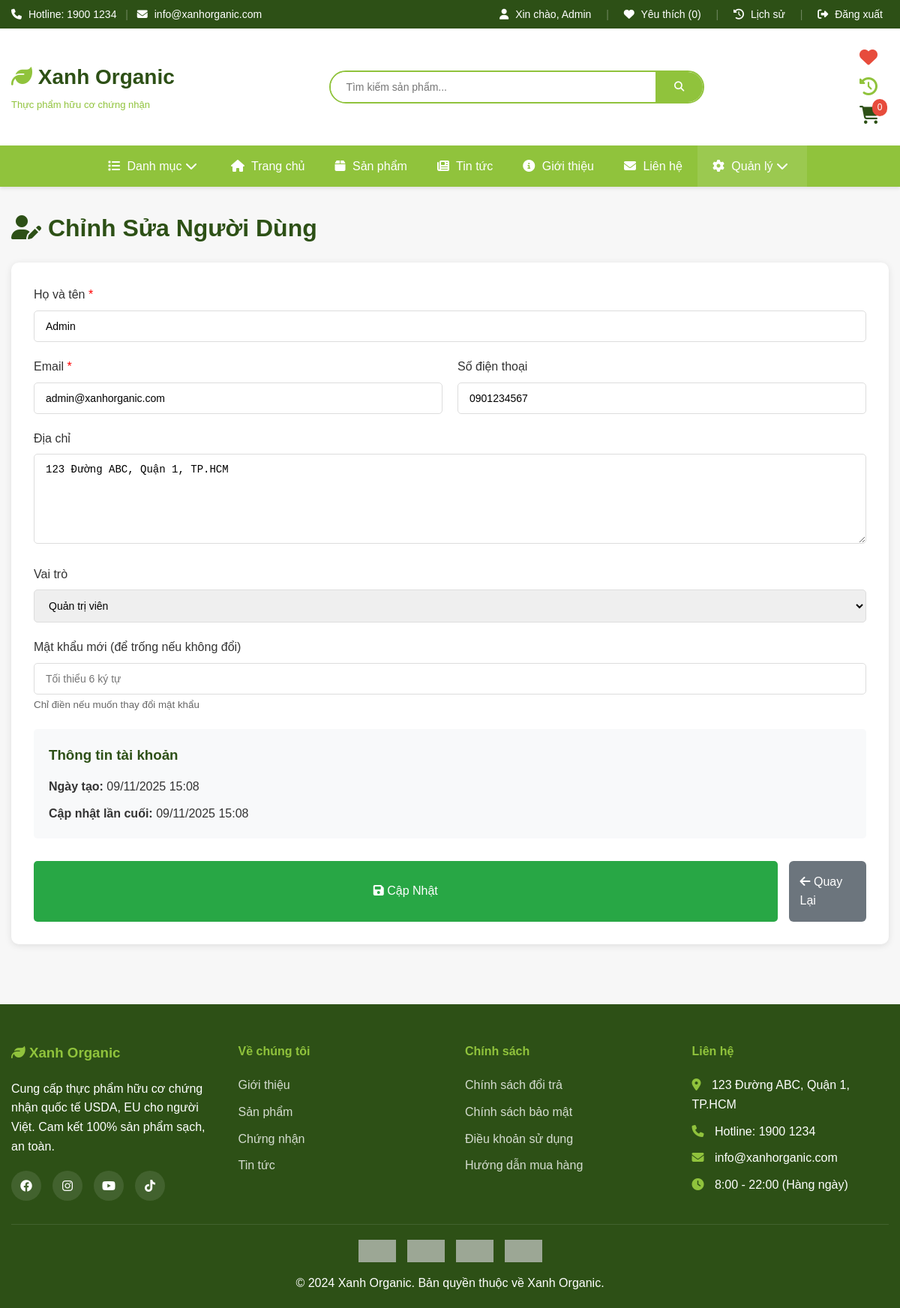
The app's page /admin/users_edit.php?id=1 (signed in) with its own data.
### tables this page shows
CREATE TABLE users (
    id INT AUTO_INCREMENT PRIMARY KEY,
    full_name VARCHAR(100) NOT NULL,
    email VARCHAR(150) NOT NULL UNIQUE,
    password VARCHAR(255) NOT NULL,
    phone VARCHAR(20),
    address TEXT,
    role ENUM('customer', 'admin') DEFAULT 'customer',
    created_at TIMESTAMP DEFAULT CURRENT_TIMESTAMP,
    updated_at TIMESTAMP DEFAULT CURRENT_TIMESTAMP ON UPDATE CURRENT_TIMESTAMP
);

### includes/functions.php (called while the page is built, shortened)
<?php
function safe_html($value) {
    return htmlspecialchars((string)$value, ENT_QUOTES, 'UTF-8');
}
?>

### admin/users_edit.php (the view, shortened to what this page needs)
<?php
require_once '../includes/config.php';
$user_id = isset($_GET['id']) ? (int)$_GET['id'] : 0;
$stmt = $conn->prepare("SELECT * FROM users WHERE id = ?");
$stmt->bind_param("i", $user_id);
$stmt->execute();
$user = $stmt->get_result()->fetch_assoc();
require_once '../includes/header.php';
?>
<div class="container">
    <h1 style="color: #2d5016; margin-bottom: 20px;">
        <i class="fas fa-user-edit"></i> Chỉnh Sửa Người Dùng
    </h1>
    <div style="background: white; padding: 30px; border-radius: 10px; box-shadow: 0 2px 10px rgba(0,0,0,0.1);">
        <form method="POST">
            <div class="form-group">
                <label for="full_name">Họ và tên <span style="color: red;">*</span></label>
                <input type="text" id="full_name" name="full_name" required value="<?php echo safe_html($user['full_name']); ?>">
            </div>
            <div style="display: grid; grid-template-columns: 1fr 1fr; gap: 20px;">
                <div class="form-group">
                    <label for="email">Email <span style="color: red;">*</span></label>
                    <input type="email" id="email" name="email" required value="<?php echo safe_html($user['email']); ?>">
                </div>
                <div class="form-group">
                    <label for="phone">Số điện thoại</label>
                    <input type="tel" id="phone" name="phone" value="<?php echo safe_html($user['phone']); ?>">
                </div>
            </div>
            <div class="form-group">
                <label for="address">Địa chỉ</label>
                <textarea id="address" name="address" rows="3"><?php echo safe_html($user['address']); ?></textarea>
            </div>
            <div class="form-group">
                <label for="role">Vai trò</label>
                <select id="role" name="role">
                    <option value="admin" <?php echo $user['role'] == 'admin' ? 'selected' : ''; ?>>Quản trị viên</option>
                </select>
            </div>
            <div class="form-group">
                <label for="new_password">Mật khẩu mới (để trống nếu không đổi)</label>
                <input type="password" id="new_password" name="new_password" minlength="6" placeholder="Tối thiểu 6 ký tự">
                <small style="color: #666;">Chỉ điền nếu muốn thay đổi mật khẩu</small>
            </div>
            <div style="background: #f8f9fa; padding: 20px; border-radius: 5px; margin: 20px 0;">
                <h3 style="margin-bottom: 15px; color: #2d5016;">Thông tin tài khoản</h3>
                <div style="display: grid; gap: 10px;">
                    <div>
                        <strong>Ngày tạo:</strong> <?php echo date('d/m/Y H:i', strtotime($user['created_at'])); ?>
                    </div>
                    <div>
                        <strong>Cập nhật lần cuối:</strong> <?php echo date('d/m/Y H:i', strtotime($user['updated_at'])); ?>
                    </div>
                </div>
            </div>
            <div style="margin-top: 30px; display: flex; gap: 15px;">
                <button type="submit" class="btn-submit" style="background-color: #28a745;">
                    <i class="fas fa-save"></i> Cập Nhật
                </button>
                <a href="<?php echo SITE_URL; ?>/admin/users.php"
                   class="btn"
                   style="background-color: #6c757d; color: white; padding: 15px;">
                    <i class="fas fa-arrow-left"></i> Quay Lại
                </a>
            </div>
        </form>
    </div>
</div>
<?php require_once '../includes/footer.php'; ?>

### assets/css/style.css (style rules this page uses)
* { margin: 0; padding: 0; box-sizing: border-box; }
body { font-family: 'Roboto', sans-serif; line-height: 1.6; color: #333; background-color: #f8f9fa; }
.container { max-width: 1200px; margin: 0 auto; padding: 0 15px; }
a { text-decoration: none; color: inherit; transition: all 0.3s ease; }
button { cursor: pointer; border: none; outline: none; }
.btn { display: inline-block; padding: 12px 30px; border-radius: 25px; font-weight: 500; transition: all 0.3s; }
.form-group { margin-bottom: 20px; }
.form-group label { display: block; margin-bottom: 8px; font-weight: 500; color: #333; }
.form-group input, .form-group textarea, .form-group select { width: 100%; padding: 12px 15px; border: 1px solid #ddd; border-radius: 5px; font-size: 14px; outline: none; transition: all 0.3s; }
.form-group textarea { resize: vertical; min-height: 120px; }
.btn-submit { width: 100%; background-color: #90c33c; color: white; padding: 15px; border-radius: 5px; font-size: 16px; font-weight: 500; transition: all 0.3s; }
body { font-family: Arial, sans-serif; margin: 0; background: #f7f7f7; }
h1 { color: #2d5016; margin-bottom: 20px; }
.btn { display: inline-block; padding: 8px 12px; border-radius: 6px; text-decoration: none; color: white; }

### records on screen
users: full_name "Admin", email "admin@xanhorganic.com", phone "0901234567", address "123 Đường ABC, Quận 1, TP.HCM", role "Quản trị viên", created_at "09/11/2025 15:08", updated_at "09/11/2025 15:08"

### other values on screen
$_SESSION['full_name'] "Admin"
$wishlist_count "0"
$cart_count "0"
